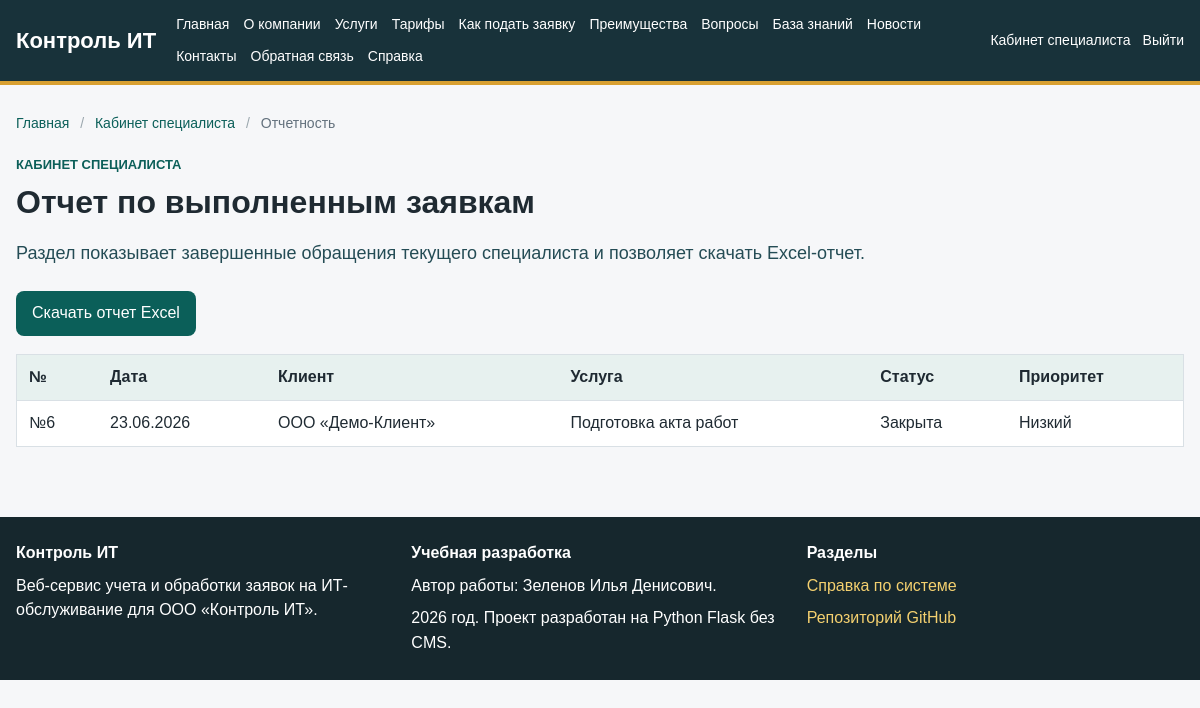
The page /specialist/reports (signed in) on the database its author committed.
### app/models.py (models this page shows, shortened)
class Ticket(db.Model):
    __tablename__ = "tickets"
    id = db.Column(db.Integer, primary_key=True)
    title = db.Column(db.String(180), nullable=False)
    description = db.Column(db.Text, nullable=False)
    created_at = db.Column(db.DateTime, default=datetime.utcnow)
    updated_at = db.Column(db.DateTime, default=datetime.utcnow, onupdate=datetime.utcnow)
    deadline_at = db.Column(db.DateTime)
    closed_at = db.Column(db.DateTime)
    client_id = db.Column(db.Integer, db.ForeignKey("clients.id"), nullable=False)
    specialist_id = db.Column(db.Integer, db.ForeignKey("employees.id"))
    service_id = db.Column(db.Integer, db.ForeignKey("services.id"), nullable=False)
    status_id = db.Column(db.Integer, db.ForeignKey("ticket_statuses.id"), nullable=False)
    priority_id = db.Column(db.Integer, db.ForeignKey("ticket_priorities.id"), nullable=False)
    client = db.relationship("Client", back_populates="tickets")
    specialist = db.relationship("Employee", back_populates="assigned_tickets")
    service = db.relationship("Service", back_populates="tickets")
    status = db.relationship("TicketStatus", back_populates="tickets")
    priority = db.relationship("TicketPriority", back_populates="tickets")
    comments = db.relationship("TicketComment", back_populates="ticket", cascade="all, delete-orphan")
    attachments = db.relationship("Attachment", back_populates="ticket", cascade="all, delete-orphan")
    documents = db.relationship("Document", back_populates="ticket", cascade="all, delete-orphan")

class Client(db.Model):
    __tablename__ = "clients"
    id = db.Column(db.Integer, primary_key=True)
    organization_name = db.Column(db.String(180), nullable=False)
    inn = db.Column(db.String(20))
    address = db.Column(db.String(255))
    contact_person = db.Column(db.String(150))
    created_at = db.Column(db.DateTime, default=datetime.utcnow)
    user_id = db.Column(db.Integer, db.ForeignKey("users.id"), nullable=False)
    user = db.relationship("User", back_populates="client")
    tickets = db.relationship("Ticket", back_populates="client")

class Service(db.Model):
    __tablename__ = "services"
    id = db.Column(db.Integer, primary_key=True)
    name = db.Column(db.String(150), nullable=False)
    description = db.Column(db.Text)
    price = db.Column(db.Float, default=0)
    is_active = db.Column(db.Boolean, default=True)
    category_id = db.Column(db.Integer, db.ForeignKey("service_categories.id"), nullable=False)
    category = db.relationship("ServiceCategory", back_populates="services")
    tickets = db.relationship("Ticket", back_populates="service")

class TicketStatus(db.Model):
    __tablename__ = "ticket_statuses"
    id = db.Column(db.Integer, primary_key=True)
    name = db.Column(db.String(80), unique=True, nullable=False)
    sort_order = db.Column(db.Integer, default=0)
    tickets = db.relationship("Ticket", back_populates="status")

class TicketPriority(db.Model):
    __tablename__ = "ticket_priorities"
    id = db.Column(db.Integer, primary_key=True)
    name = db.Column(db.String(80), unique=True, nullable=False)
    response_hours = db.Column(db.Integer, default=24)
    tickets = db.relationship("Ticket", back_populates="priority")

### app/routes/specialist.py (the view)
@specialist_bp.route("/reports")
@login_required
@role_required("Специалист")
def reports():
    completed_statuses = TicketStatus.query.filter(TicketStatus.name.in_(["Выполнена", "Закрыта"])).all()
    completed_status_ids = [status.id for status in completed_statuses]
    tickets = Ticket.query.filter(
        Ticket.specialist == current_user.employee,
        Ticket.status_id.in_(completed_status_ids),
    ).order_by(Ticket.updated_at.desc()).all()
    return render_template(
        "specialist/reports.html",
        title="Отчет по выполненным заявкам",
        tickets=tickets,
        breadcrumbs=specialist_breadcrumbs({"label": "Отчетность", "url": None}),
    )

### app/models.py (called while the page is built)
@login_manager.user_loader
def load_user(user_id):
    return User.query.get(int(user_id))

    @property
    def is_active(self):
        return self.is_active_account

    def has_role(self, *role_names):
        return self.role and self.role.name in role_names

### app/routes/specialist.py (called while the page is built)
def specialist_breadcrumbs(*items):
    trail = [{"label": "Главная", "url": url_for("public.home")}]
    if items:
        trail.append({"label": "Кабинет специалиста", "url": url_for("specialist.dashboard")})
        trail.extend(items)
    else:
        trail.append({"label": "Кабинет специалиста", "url": None})
    return trail

### app/templates/specialist/reports.html (shortened to what this page needs)
{% extends "base.html" %}
{% block content %}
<section class="page-header">
    <p class="eyebrow">Кабинет специалиста</p>
    <h1>Отчет по выполненным заявкам</h1>
    <p class="lead">
        Раздел показывает завершенные обращения текущего специалиста и позволяет скачать Excel-отчет.
    </p>
</section>
<div class="actions">
    <a class="button" href="{{ url_for('specialist.tickets_report') }}">Скачать отчет Excel</a>
</div>
<table>
    <thead>
    <tr>
        <th>№</th>
        <th>Дата</th>
        <th>Клиент</th>
        <th>Услуга</th>
        <th>Статус</th>
        <th>Приоритет</th>
    </tr>
    </thead>
    <tbody>
    {% for ticket in tickets %}
        <tr>
            <td>№{{ ticket.id }}</td>
            <td>{{ ticket.created_at.strftime('%d.%m.%Y') }}</td>
            <td>{{ ticket.client.organization_name }}</td>
            <td>{{ ticket.service.name }}</td>
            <td>{{ ticket.status.name }}</td>
            <td>{{ ticket.priority.name }}</td>
        </tr>
    {% else %}
        <tr>
            <td colspan="6">Выполненных заявок пока нет.</td>
        </tr>
    {% endfor %}
    </tbody>
</table>
{% endblock %}

### app/static/css/style.css (style rules this page uses)
:root { --page: #f6f7f9; --surface: #ffffff; --surface-soft: #eef6f4; --ink: #1f2a32; --muted: #63717d; --line: #d9e0e5; --header: #18323a; --header-2: #244c55; --accent: #0f766e; --accent-strong: #0b5f59; --warning: #b7791f; --danger: #b42318; --success: #1f7a4d; --white: #ffffff; }
* { box-sizing: border-box; }
body { margin: 0; font-family: Arial, Helvetica, sans-serif; color: var(--ink); background: var(--page); line-height: 1.55; }
a { color: var(--accent-strong); text-decoration: none; }
.page-header { margin-bottom: 24px; }
.page-header h1 { margin-bottom: 10px; }
h1 { margin-top: 0; font-size: 32px; line-height: 1.2; }
.lead { font-size: 18px; color: var(--header-2); }
.eyebrow { margin: 0 0 8px; color: var(--accent-strong); font-size: 13px; font-weight: 700; text-transform: uppercase; }
.actions { display: flex; gap: 12px; margin: 18px 0; flex-wrap: wrap; }
.button, button { display: inline-block; background: var(--accent-strong); color: var(--white); border: none; border-radius: 8px; padding: 10px 16px; cursor: pointer; font: inherit; text-align: center; }
table { width: 100%; border-collapse: collapse; background: var(--white); border: 1px solid var(--line); margin: 18px 0; }
th, td { padding: 10px 12px; border-bottom: 1px solid var(--line); text-align: left; vertical-align: top; }
th { background: #e7f1ef; }

### rows shown on the page
Ticket: id "6", created_at "23.06.2026", client.organization_name "ООО «Демо-Клиент»", service.name "Подготовка акта работ", status.name "Закрыта", priority.name "Низкий"

### other values the page prints
{{ crumb.label }} "Главная" "Кабинет специалиста"
{{ crumb.label }} "Отчетность"
